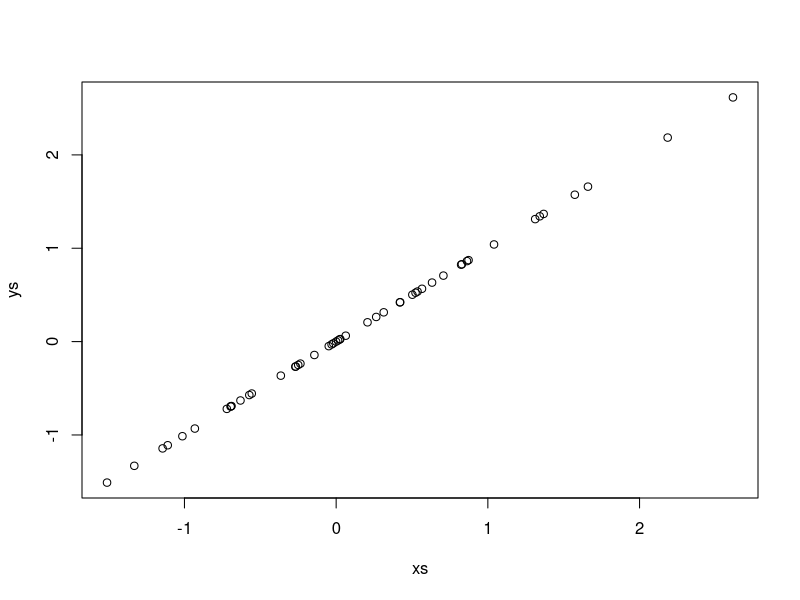
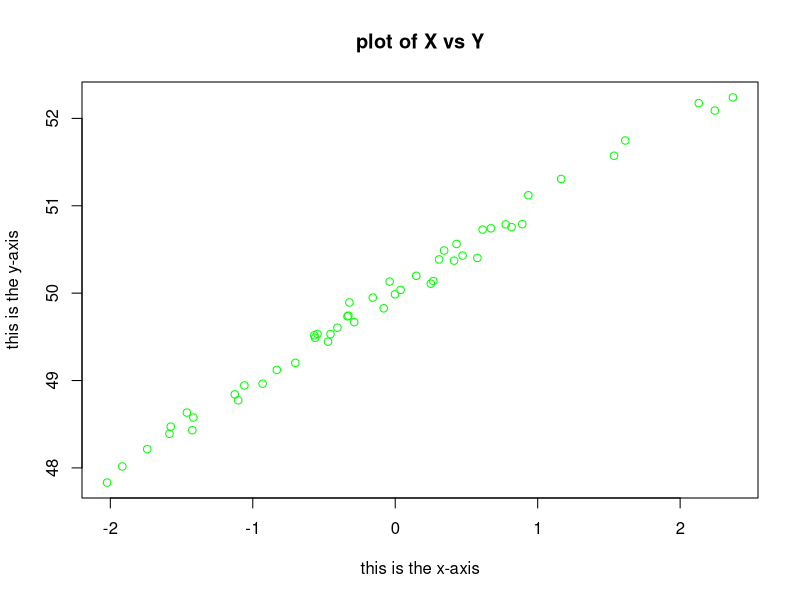
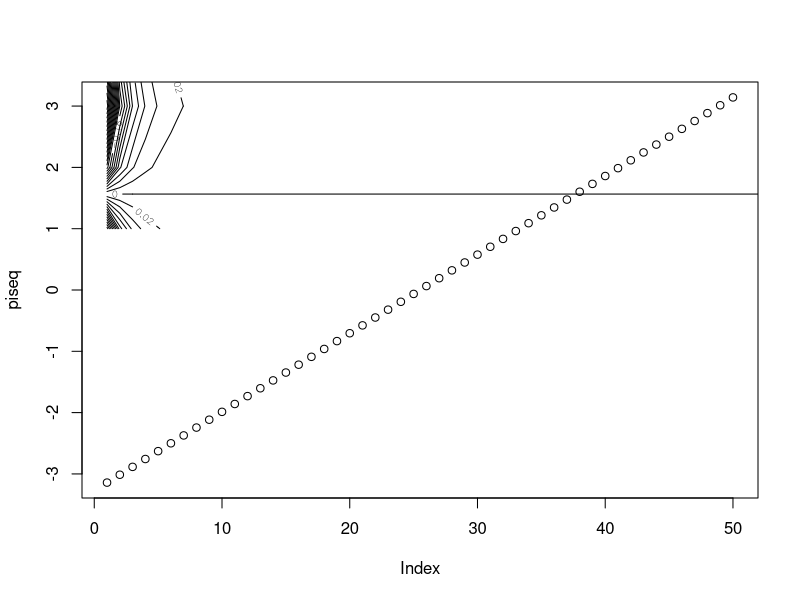
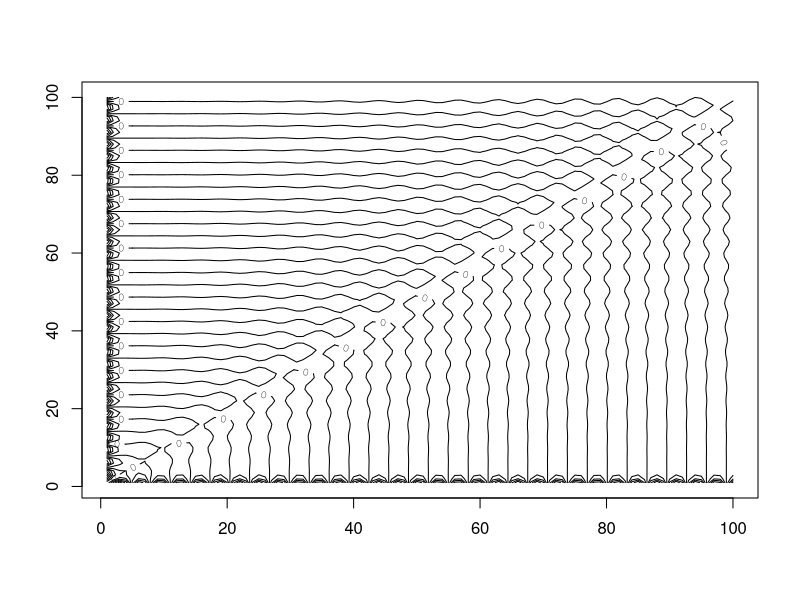
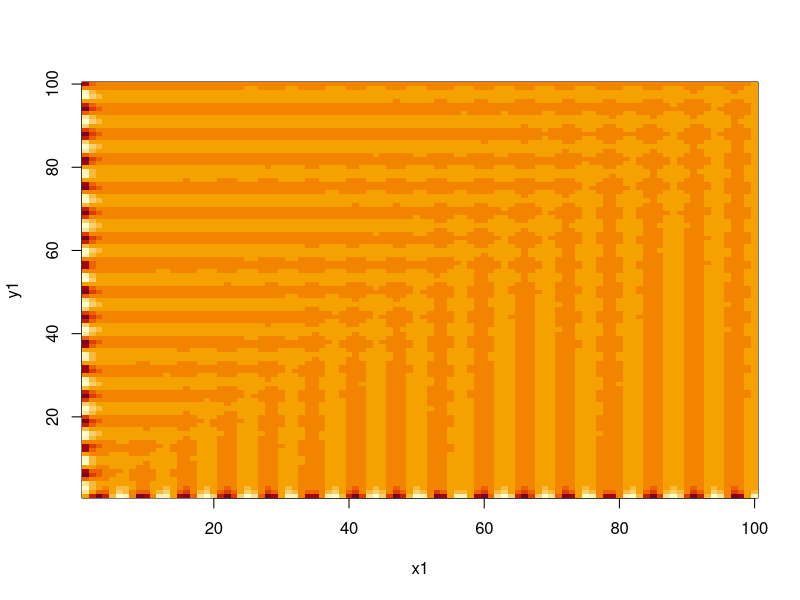
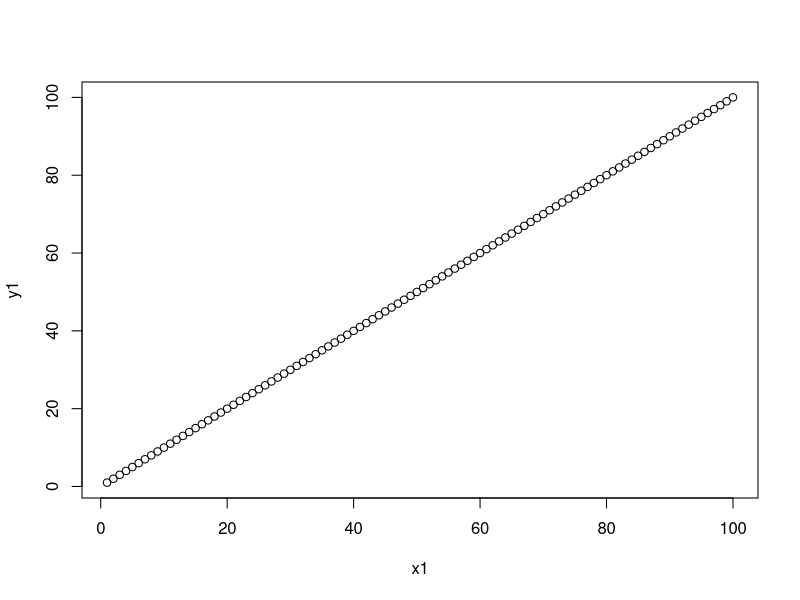

These figures' R source, in order:
## Ch 2.3


# ch 2.3.1 basic commands

x<- c(1,6,2)
x 

y<- c(1,4,3)


length(x)
length(y) 

x + y


ls() 
rm(x,y)
ls()


rm(list=ls())


# matrix 

x <- matrix (data = c(1,2,3,4), nrow =2, ncol=2) # matrix from vector by col
x

y <- matrix (data = c(1,2,3,4), nrow =2, ncol=2, byrow = TRUE) # mtraix from vector by row
y

# sqrt and power 2 on each element in the matrix
sqrt(x)
x^2

# vector of random variables using rnorm

x1 <- rnorm(50)
y1 <- x1 + rnorm(50, mean = 50, sd = .1)
cor(x1,y1) # compute correlation 

# seeding randoms
set.seed(1303) 
xs<-rnorm(50)
set.seed(1303)
ys<-rnorm(50)
cor(xs,ys) # cor == 1 as seeding was used on both random number vectors

#mean, var, sqrt, sd
mean(ys)
var(ys)
sqrt(var(ys)) == sd(ys)

# 2.3.2 Graphics 

#scatter plot 
plot(xs,ys)
plot(x1,y1, 
     xlab="this is the x-axis", 
     ylab = "this is the y-axis",
     main="plot of X vs Y", col = "green")

# output to pdf or jpeg ?dev.off
pdf("x vs y.pdf")
plot(x1,y1, 
     xlab="this is the x-axis", 
     ylab = "this is the y-axis",
     main="plot of X vs Y", col = "green")
dev.off()
list.files()



# sequence function 

xseq <- seq(1,10)
xseq2 <- 1:10
xseq == xseq2
piseq <- seq(-pi, pi, length=50)
plot(piseq)


# plot countor 
x1 <- seq(100)
y1 <- seq(100)
f = outer(x1,y1,function(x1,y1){cos(y1)/(1+x1^2)})
contour(x1,y1,f, nlevels = 45, add = T)
fa = (f-t(f))/2
contour(x1,y1,fa, nlevels=15)
image(x1,y1,fa, theta = 30) #heatmap
plot(x1,y1)


# 2.3.3 indexing data 

A <- matrix(1:16, 4,4)
A[2,3]

A[c(1,3), c(2,4)] # subsetting rows 1,3 and col 2,4 

A[1:2,] # rows 1,2

A[,1:2] # cols 1,2

A[1,] # one observation (row)

A[-c(2,3), ] # omit rows 2,3

dim(A) # dimensions of A
